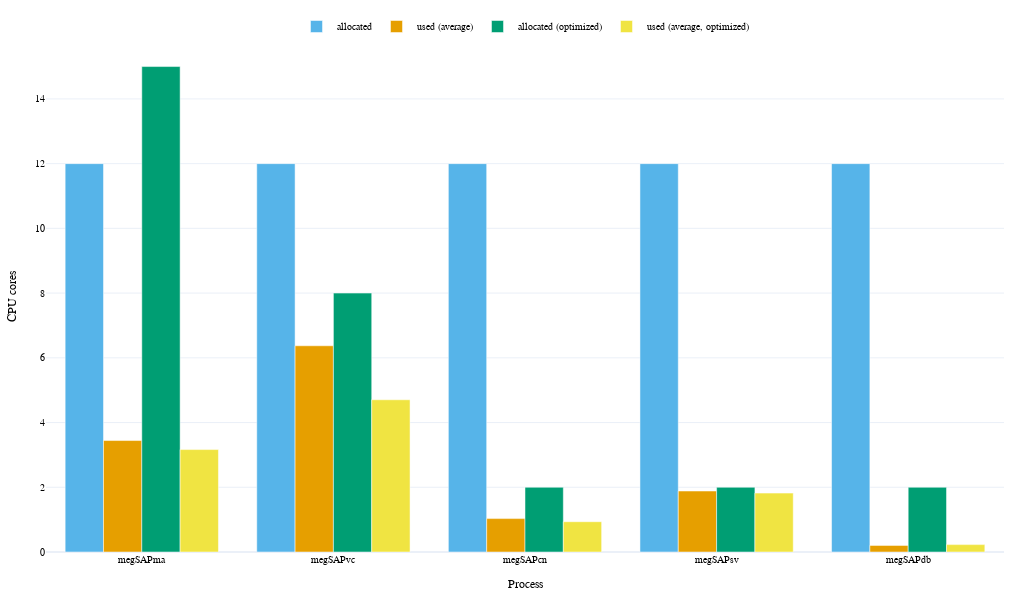

Notebook code for this chart:
### Code cell
figure_CPU = go.Figure()

figure_CPU.add_trace(
    go.Bar(
        x=df_CPU_v03["step"],
        y=df_CPU_v03["allocated"],
        name="allocated",
        marker_color=CUD_COLORS[1],
    ),
)

figure_CPU.add_trace(
    go.Bar(
        x=df_CPU_v03["step"],
        y=df_CPU_v03["used"],
        name="used (average)",
        marker_color=CUD_COLORS[0],
    ),
)

figure_CPU.add_trace(
    go.Bar(
        x=df_CPU_v04["step"],
        y=df_CPU_v04["allocated"],
        name="allocated (optimized)",
        marker_color=CUD_COLORS[2],
    ),
)

figure_CPU.add_trace(
    go.Bar(
        x=df_CPU_v04["step"],
        y=df_CPU_v04["used"],
        name="used (average, optimized)",
        marker_color=CUD_COLORS[3],
    ),
)

figure_CPU.update_layout(
    dict(
        width=570,
        height=320,
        margin=dict(l=20, r=20, t=20, b=20),
        template="plotly_white+cud",
        showlegend=True,
        legend=dict(orientation="h", yanchor="bottom", y=1, xanchor="center", x=0.5),
        xaxis_title="Process",
        yaxis_title="CPU cores",
        font=dict(family="Arial", color="#000000", size=10),
    )
)

figure_CPU.write_image("pipeline_benchmark_CPU_compared.pdf")

figure_CPU.update_layout(
    dict(
        width=1024,
        height=600,
        font=dict(family="Arial", color="#000000"),
    )
)
figure_CPU.show()

### Figure 1 — Plotly figure (JSON) as saved in the notebook; plotly's stock layout.template omitted (floating-point values rounded to 4 significant figures)
{"data": [{"marker": {"color": "#56b4e9"}, "name": "allocated", "type": "bar", "x": ["megSAPma", "megSAPvc", "megSAPcn", "megSAPsv", "megSAPdb"], "y": [12, 12, 12, 12, 12]}, {"marker": {"color": "#e69f00"}, "name": "used (average)", "type": "bar", "x": ["megSAPma", "megSAPvc", "megSAPcn", "megSAPsv", "megSAPdb"], "y": [3.444, 6.372, 1.032, 1.884, 0.204]}, {"marker": {"color": "#009e73"}, "name": "allocated (optimized)", "type": "bar", "x": ["megSAPma", "megSAPvc", "megSAPcn", "megSAPsv", "megSAPdb"], "y": [15, 8, 2, 2, 2]}, {"marker": {"color": "#f0e442"}, "name": "used (average, optimized)", "type": "bar", "x": ["megSAPma", "megSAPvc", "megSAPcn", "megSAPsv", "megSAPdb"], "y": [3.165, 4.704, 0.936, 1.82, 0.228]}], "layout": {"font": {"color": "#000000", "family": "Arial", "size": 10}, "height": 600, "legend": {"orientation": "h", "x": 0.5, "xanchor": "center", "y": 1, "yanchor": "bottom"}, "margin": {"b": 20, "l": 20, "r": 20, "t": 20}, "showlegend": true, "width": 1024, "xaxis": {"title": {"text": "Process"}}, "yaxis": {"title": {"text": "CPU cores"}}}}
